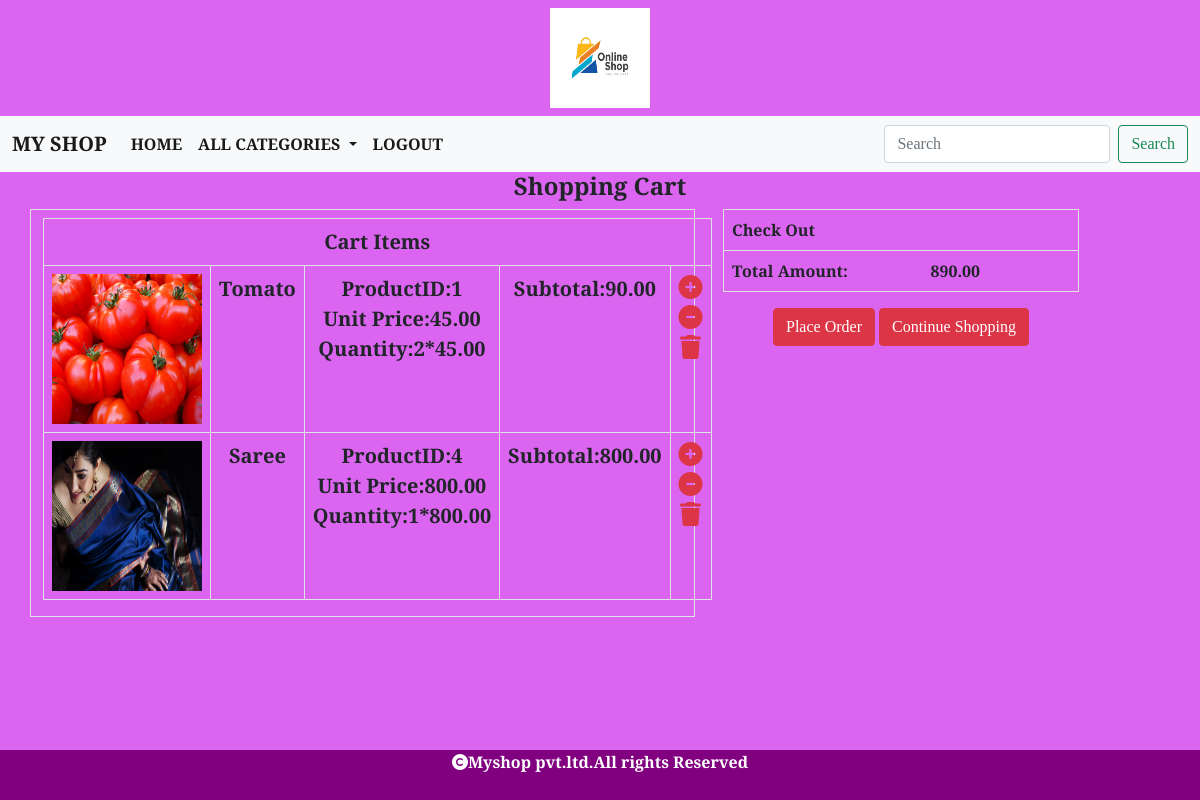
The app's page /cart/cartview (signed in) with its own data.
### cart/models.py (models this page shows, shortened)
class Cart(models.Model):
    product=models.ForeignKey(Product,on_delete=models.CASCADE)
    quantity=models.IntegerField()
    user=models.ForeignKey(User,on_delete=models.CASCADE)
    date_added=models.DateTimeField(auto_now_add=True)
    def subtotal(self):
        return self.quantity*self.product.price

### shop/models.py (models this page shows, shortened)
class Product(models.Model):
    name=models.CharField(max_length=20)
    desc=models.TextField()
    image=models.ImageField(upload_to="images/product",null=True,blank=True)
    price=models.DecimalField(max_digits=10,decimal_places=2)
    category=models.ForeignKey(Category,on_delete=models.CASCADE)  #foreign key
    stock=models.IntegerField()
    available=models.BooleanField(default=True)
    created=models.DateTimeField(auto_now_add=True)
    updated=models.DateTimeField(auto_now=True)

### cart/views.py (the view)
# urls.py: path('cartview',views.cartview,name="cartview"),
@login_required
def cartview(request):
    u=request.user
    cart=Cart.objects.filter(user=u)
    total=0
    for i in cart:
        total+=i.quantity*i.product.price
    return render(request,'cartview.html',{'c':cart,'total':total})

### cart/context_processors.py (called while the page is built)
def total(request):
    item_count=0
    if request.user:
        u=request.user
    try:
        cart=Cart.objects.filter(user=u)
        for i in cart:
            item_count+=i.quantity
    except:
        item_count=0
    return {'count':item_count}

### shop/context_processors.py (called while the page is built)
def menu_links(request):
    c=Category.objects.all()
    return {'links':c}

### templates/cartview.html
{% extends 'base.html' %}
{% load static %}
{% block content %}
<div class="container" style="margin-bottom:100px;">
    <div class="row">
        <h4 class="text-center fw-bold">Shopping Cart</h4>
        <div class="col-7 border border-1">
            <table class="table table-bordered text-center fs-5 mt-2">
                <tr>
                    <th colspan="5">Cart Items</th>
                </tr>
                {% for i in c %}
                <tr>
                    <td>
                        <img src="{{i.product.image.url}}" height="150px" width="150px">
                    </td>
                    <td>
                        <b>{{i.product.name}}</b>
                    </td>
                    <td>
                        <b>ProductID:{{i.product.id}}</b><br>
                        <b>Unit Price:{{i.product.price}}</b><br>
                        <b>Quantity:{{i.quantity}}*{{i.product.price}}</b>
                    </td>
                    <td>
                       <b>Subtotal:{{i.subtotal}} </b>
                    </td>
                    <td>
                        {% if i.product.stock > 0 %}
                        <a href="{% url 'cart:addtocart' i.product.name %}"><i class="fa-solid fa-circle-plus text-danger fs-4"></i></a>
                        <a href="{% url 'cart:cart_remove' i.product.name %}"><i class="fa-solid fa-circle-minus text-danger fs-4"></i></a>
                        <a href="{% url 'cart:full_remove' i.product.name %}"><i class="fa-solid fa-trash text-danger fs-4"></i></a>
                    {% else %}
                       <a href="{% url 'cart:cart_remove' i.product.name %}"><i class="fa-solid fa-circle-minus text-danger fs-4"></i></a>
                        <a href="{% url 'cart:full_remove' i.product.name %}"><i class="fa-solid fa-trash text-danger fs-4"></i></a>
                    {% endif %}
                    </td>
                </tr>
                {% endfor %}
            </table>
        </div>
        <div class="col-4 ms-3">
            <table class="table table-bordered">
                <tr>
                    <th colspan="5">Check Out</th>
                </tr>
                <tr>
                    <th>Total Amount:<span style="position:absolute;right:220px;">{{total}}</span></th>
                </tr>
            </table>
            <center>
            <a href="{% url 'cart:orderform' %}" class="btn btn-danger">Place Order</a>
            <a href="{% url 'shop:allcat' %}" class="btn btn-danger">Continue Shopping</a>
                </center>
        </div>
    </div>
</div>
{% endblock %}

### templates/base.html (shortened to what this page needs)
<!DOCTYPE html>
{% load static %}
<html lang="en">
<head>
    <link href="https://cdn.jsdelivr.net/npm/bootstrap@5.0.2/dist/css/bootstrap.min.css" rel="stylesheet">
    <link rel="stylesheet" href="https://cdnjs.cloudflare.com/ajax/libs/font-awesome/6.5.1/css/all.min.css" />
    <link href="{% static 'css/style.css' %}" rel="stylesheet">
</head>
<body>
    <header>
        <div class="container-fluid mt-2">
        <center>
            <img src="{% static 'images/logo1.jpg' %}" height="100px" width="100px">
        </center>
             </div>
            <nav class="navbar navbar-expand-lg navbar-light bg-light mt-2 fw-bold">
  <div class="container-fluid">
    <a class="navbar-brand" href="#">MY SHOP</a>
    <div class="collapse navbar-collapse" id="navbarSupportedContent">
      <ul class="navbar-nav me-auto mb-2 mb-lg-0">
        <li class="nav-item">
          <a class="nav-link active" aria-current="page" href="{% url 'shop:allcat' %}">HOME</a>
        </li>
        <li class="nav-item dropdown">
          <a class="nav-link dropdown-toggle active" href="#" id="navbarDropdown" role="button" data-bs-toggle="dropdown" aria-expanded="false">
            ALL CATEGORIES
          </a>
        </li>
         {% if user.is_authenticated %}
          <li class="nav-item">
          <a class="nav-link active" aria-current="page" href="{% url 'shop:logout' %}">LOGOUT</a>
        </li>
          {% endif %}
      </ul>
      <form class="d-flex" method="POST" action="{% url 'search:search' %}">
        <input class="form-control me-2" type="search" name="q" placeholder="Search" aria-label="Search">
        <button class="btn btn-outline-success" type="submit">Search</button>
      </form>
    </div>
  </div>
</nav>
    </header>
    {% block content %}
    {% endblock %}
<footer class="footer">
    <div class="container-fluid">
        <p class="text-center fw-bold"><i class="fa fa-copyright" aria-hidden="true"></i>Myshop pvt.ltd.All rights Reserved</p>
    </div>
</footer>
</body>
</html>

### static/css/style.css (style rules this page uses)
body { font-family: 'Slabo 27px', serif; background-color:#db65f0; }
.footer { height:50px; width:100%; text-align:center; background-color:purple; position:fixed; bottom:0; left:0; color:white; }

### records on screen
Cart: product.image (picture), product.name "Tomato", product.id "1", product.price "45.00", quantity "2", subtotal "90.00"
Cart: product.image (picture), product.name "Saree", product.id "4", product.price "800.00", quantity "1", subtotal "800.00"

### other values on screen
{{ total }} "890.00"
